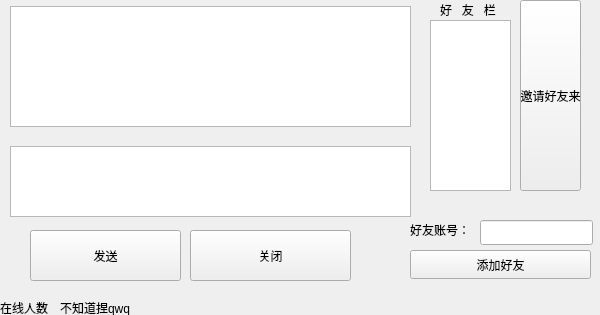
<?xml version="1.0" encoding="UTF-8"?>
<ui version="4.0">
 <class>Chat</class>
 <widget class="QMainWindow" name="Chat">
  <property name="geometry">
   <rect>
    <x>0</x>
    <y>0</y>
    <width>600</width>
    <height>315</height>
   </rect>
  </property>
  <property name="windowTitle">
   <string>MainWindow</string>
  </property>
  <widget class="QWidget" name="centralwidget">
   <widget class="QPushButton" name="sendBtn">
    <property name="geometry">
     <rect>
      <x>30</x>
      <y>230</y>
      <width>151</width>
      <height>51</height>
     </rect>
    </property>
    <property name="text">
     <string>发送</string>
    </property>
   </widget>
   <widget class="QTextEdit" name="sendBox">
    <property name="geometry">
     <rect>
      <x>10</x>
      <y>146</y>
      <width>401</width>
      <height>71</height>
     </rect>
    </property>
   </widget>
   <widget class="QTextEdit" name="recBox">
    <property name="geometry">
     <rect>
      <x>10</x>
      <y>6</y>
      <width>401</width>
      <height>121</height>
     </rect>
    </property>
   </widget>
   <widget class="QListWidget" name="friendList">
    <property name="geometry">
     <rect>
      <x>430</x>
      <y>20</y>
      <width>81</width>
      <height>171</height>
     </rect>
    </property>
   </widget>
   <widget class="QPushButton" name="closed">
    <property name="geometry">
     <rect>
      <x>190</x>
      <y>230</y>
      <width>161</width>
      <height>51</height>
     </rect>
    </property>
    <property name="text">
     <string>关闭</string>
    </property>
   </widget>
   <widget class="QLabel" name="label">
    <property name="geometry">
     <rect>
      <x>440</x>
      <y>0</y>
      <width>69</width>
      <height>20</height>
     </rect>
    </property>
    <property name="text">
     <string>好   友   栏</string>
    </property>
   </widget>
   <widget class="QPushButton" name="addFriendBtn">
    <property name="geometry">
     <rect>
      <x>410</x>
      <y>250</y>
      <width>181</width>
      <height>29</height>
     </rect>
    </property>
    <property name="text">
     <string>添加好友</string>
    </property>
   </widget>
   <widget class="QLabel" name="label_2">
    <property name="geometry">
     <rect>
      <x>410</x>
      <y>220</y>
      <width>69</width>
      <height>20</height>
     </rect>
    </property>
    <property name="text">
     <string>好友账号：</string>
    </property>
   </widget>
   <widget class="QLineEdit" name="addFriendE">
    <property name="geometry">
     <rect>
      <x>480</x>
      <y>220</y>
      <width>113</width>
      <height>25</height>
     </rect>
    </property>
   </widget>
   <widget class="QPushButton" name="inviteBtn">
    <property name="geometry">
     <rect>
      <x>520</x>
      <y>0</y>
      <width>61</width>
      <height>191</height>
     </rect>
    </property>
    <property name="text">
     <string>邀请好友来</string>
    </property>
   </widget>
   <widget class="QLabel" name="onlineNumberLabel">
    <property name="geometry">
     <rect>
      <x>0</x>
      <y>300</y>
      <width>53</width>
      <height>16</height>
     </rect>
    </property>
    <property name="text">
     <string>在线人数：</string>
    </property>
   </widget>
   <widget class="QLabel" name="onlineNumber">
    <property name="geometry">
     <rect>
      <x>60</x>
      <y>300</y>
      <width>81</width>
      <height>16</height>
     </rect>
    </property>
    <property name="text">
     <string>不知道捏qwq</string>
    </property>
   </widget>
  </widget>
 </widget>
 <resources/>
 <connections/>
</ui>
